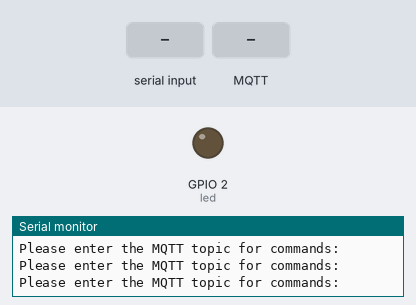
Simulated run of this sketch. Board: ESP8266 (NodeMCU). Shown: output pins drawn as LEDs (lit = HIGH), the last lines printed to the serial monitor. The test bench sets the inputs (shaded band). WiFi joins after 1.5 s; servers stay silent unless stated; no MQTT or app messages arrive unless stated.

Above: at 1.2 s.
1.3 s: "u" received over Serial
3.8 s: MQTT message "d" arrives on the first subscribed topic
At 5.1 s:
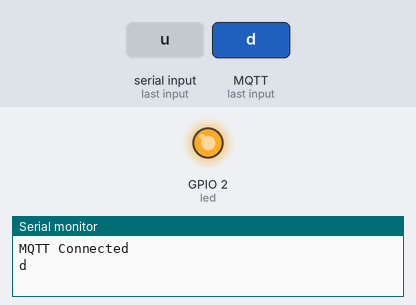
5.4 s: MQTT message "u" arrives on the first subscribed topic
At 6.2 s:
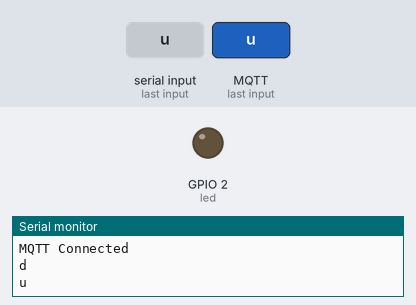
6.9 s: MQTT message "on" arrives on the first subscribed topic
Timing chart, 0 to 9.4 s (numbered marks = the images above; inputs shaded):
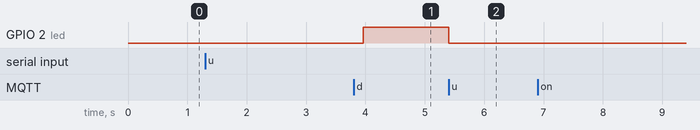

Measured:
- after the input at 3.8 s, GPIO 2 (led): LOW → HIGH after 0.17 s
- after the input at 5.4 s, GPIO 2 (led): HIGH → LOW at once

The sketch:

esp_networking.ino
```cpp
#include "Config.h"
#include "WIFI.h"
#include "Server.h"
#include "MQTT.h"

bool serviceRunning = false;
String commandTopic = "";

void setup() {
  Serial.begin(9600);
  pinMode(led, OUTPUT);
}

void loop() {
  if (commandTopic.isEmpty()) {
    requestTopic();
  } else if (serviceRunning) {
    mqtt_cli.loop();
  } else {
    initializeService();
  }
}

void initializeService() {
  WIFI_init(false);
  Serial.println("Starting MQTT service...");
  MQTT_init();
  mqtt_cli.subscribe(commandTopic.c_str(), 1);
  serviceRunning = true;
}

void requestTopic() {
  if (commandTopic.isEmpty()) {
    Serial.println("Please enter the MQTT topic for commands:");
  }

  if (Serial.available() > 0) {
    String receivedTopic = Serial.readString();
    Serial.println(receivedTopic);
    if (commandTopic.isEmpty()) {
      commandTopic = receivedTopic;
    }
  }
}
```

MQTT.h
```cpp
#include <PubSubClient.h>

PubSubClient mqtt_cli(wifiClient);

char val='0';

void callback(char *topic, byte *payload, unsigned int length) {
    // Serial.print("Message arrived in topic: ");
    // Serial.println(topic);
    // Serial.print("Message:");
    // for (int i = 0; i < length; i++) {
    //     Serial.print((char) payload[i]);
    // }
    val=(char) payload[0];
    if (val=='u'){
      digitalWrite(led,LOW);
    }else if (val=='d'){
      digitalWrite(led,HIGH);
    }

    Serial.println(val);
}

void MQTT_init(){
  mqtt_cli.setServer(mqtt_broker, mqtt_port);
  mqtt_cli.setCallback(callback);
  while (!mqtt_cli.connected()) {
      String client_id = "esp8266-" + String(WiFi.macAddress());
      Serial.print("The client " + client_id);
      Serial.println(" connects to the public mqtt broker\n");
      if (mqtt_cli.connect(client_id.c_str())){
          Serial.println("MQTT Connected");
      } else {
          Serial.print("failed with state ");
          Serial.println(mqtt_cli.state());
          delay(2000);
      }
  }
}
```

Server.h
```cpp
#include <ESP8266WebServer.h>

ESP8266WebServer server(80);

void handleRoot() {
  server.send(200,
              "text/html",
              "<form action=\"/LED\" method=\"POST\"><input type=\"submit\" value=\"Toggle LED\"></form>");
}

void handleLED() {
  digitalWrite(led, !digitalRead(led));
  server.sendHeader("Location","/");
  server.send(303);
}

void handleSENSOR() {
  int data = analogRead(A0);
  //server.sendHeader("Location","/");
  server.send(200, "text/html", String(data));
}

void handleNotFound(){
  server.send(404, "text/plain", "404: Not found");
}

void server_init() {
  server.on("/", HTTP_GET, handleRoot);
  server.on("/LED", HTTP_POST, handleLED);
  server.on("/SENSOR", HTTP_GET, handleSENSOR);
  server.onNotFound(handleNotFound);

  server.begin();
  Serial.println("HTTP server started");
}
```

Wifi.h
```cpp
#include <ESP8266WiFi.h>
#include <WiFiClient.h>
#include <ESP8266WiFiMulti.h>

ESP8266WiFiMulti wifiMulti;
WiFiClient wifiClient;

String ip = "(IP unset)";

String id(){

  uint8_t mac[WL_MAC_ADDR_LENGTH];
  WiFi.softAPmacAddress(mac);
  String macID = String(mac[WL_MAC_ADDR_LENGTH - 2], HEX) + String(mac[WL_MAC_ADDR_LENGTH - 1], HEX);
  macID.toUpperCase();
  return macID;
}

bool StartAPMode() {
  Serial.println("Try WiFi in AP mode with name: "+ ssidAP + " " + id());
  IPAddress apIP(192, 168, 4, 1);
  WiFi.disconnect();
  WiFi.mode(WIFI_AP);
  WiFi.softAPConfig(apIP, apIP, IPAddress(255, 255, 255, 0));
  WiFi.softAP((ssidAP + " " + id()).c_str(), passwordAP.c_str());
  Serial.println("");
  Serial.println("WiFi up in AP mode with name: "+ ssidAP + " " + id());
  return true;
}

void StartCLIMode() {
  Serial.println("Try WiFi in CLIENT mode ");
  wifiMulti.addAP(ssidCLI, passwordCLI);
  //it is possible to add more networks to connect
  while(wifiMulti.run() != WL_CONNECTED) {

  }
  Serial.println("WiFi in CLIENT mode ");
}

void WIFI_init(bool mode_ap) {
    if (mode_ap) {
      StartAPMode();
      ip = WiFi.softAPIP().toString();
    } else {
      StartCLIMode();
      ip = WiFi.localIP().toString();
    }
    Serial.println("IP address: ");
    Serial.println(ip);
}
```

Config.h
```cpp
String ssidAP = "ESP_CRINGE";
String passwordAP = "ESPTESTING";
char* ssidCLI = "Infinix NOTE 30";
char* passwordCLI = "LastOplot";

char* mqtt_broker = "broker.emqx.io";

const int mqtt_port = 1883;

const int led = 2;
```
